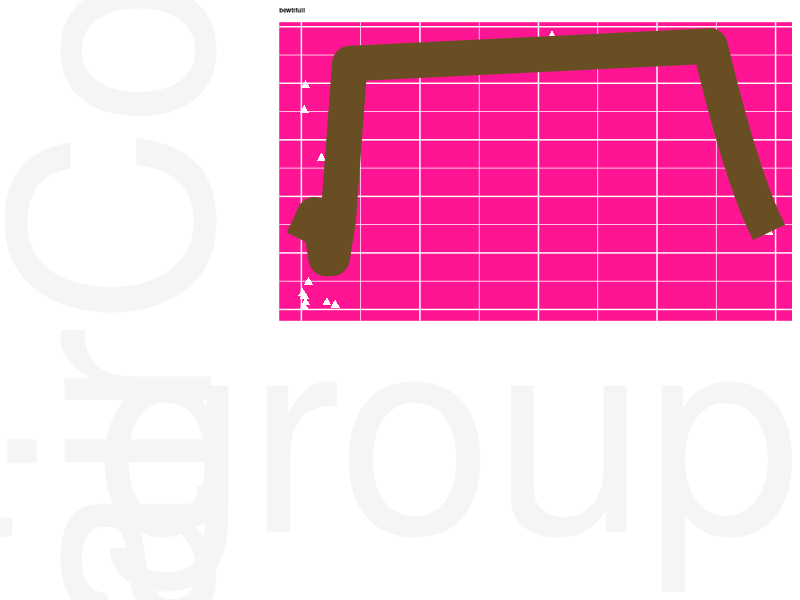

The R source for this figure:
library(tidyverse)

 
h <- c(12,23,34,5,7,65,43,32,5,57,7,789,3,5,423,2)
l <- c(12,45,67,88,99,65,3,21,1,2,3,34,45,6,121,7)

ugly <- data.frame(h,l)


ggplot(ugly,aes(x=h,y=l))+
  geom_point(size=2,shape=17,color="white")+
  geom_smooth(size=12,color="#6A4E23")+
  labs(title="bewtifull",y="HairColour",x="Age OF a group of PEOPLe")+
  xlim(min(ugly$h), max(ugly$h))+
  ylim(min(ugly$l), max(ugly$l)) +
  theme(panel.background=element_rect(fill="#FF1493"),
        plot.title=element_text(size=4.5, face="bold",color="black"),
        axis.title= element_text(size=200,color="#F5F5F5"),
        axis.text.x=element_blank(),
        axis.text.y= element_blank(),
        axis.ticks= element_blank())
